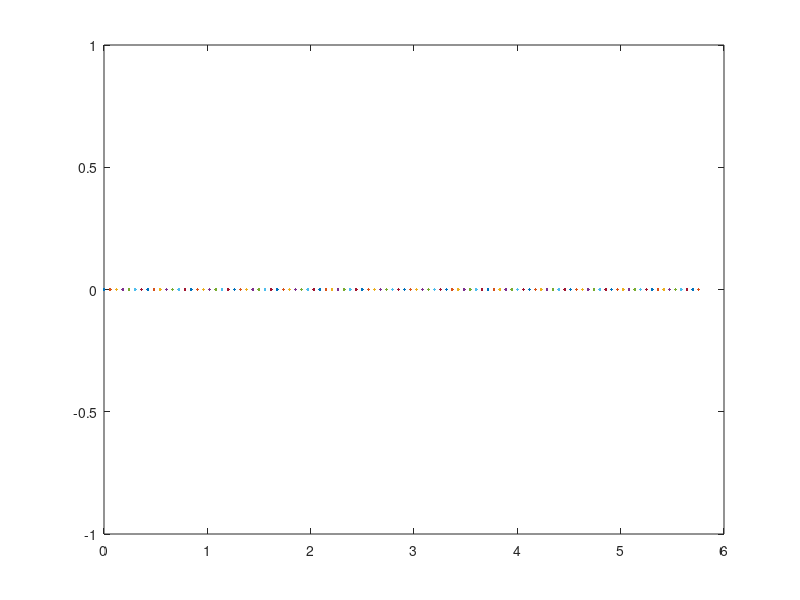

Reproduce this figure in MATLAB.
g=9.81;
V_0=5;
U_0=5;
Vt=26;
t=linspace(0,1.2);
V=Vt.*((V_0-Vt*tan(g*t/Vt))./(Vt+V_0.*tan(g.*t./Vt)));
x=(Vt^2/g).*log((Vt^2+g*U_0*t)./Vt^2);
y=(Vt^2/(2*g))*log((V_0^2+Vt^2)./(V.^2+Vt^2));
h=-0.405;
y_d=linspace(0,0);

for i=1:100
   if y(i)>-0.405
    y_d(i)=y(i);
   else 
       y_d=0
   end
end
    plot(x,y_d)
